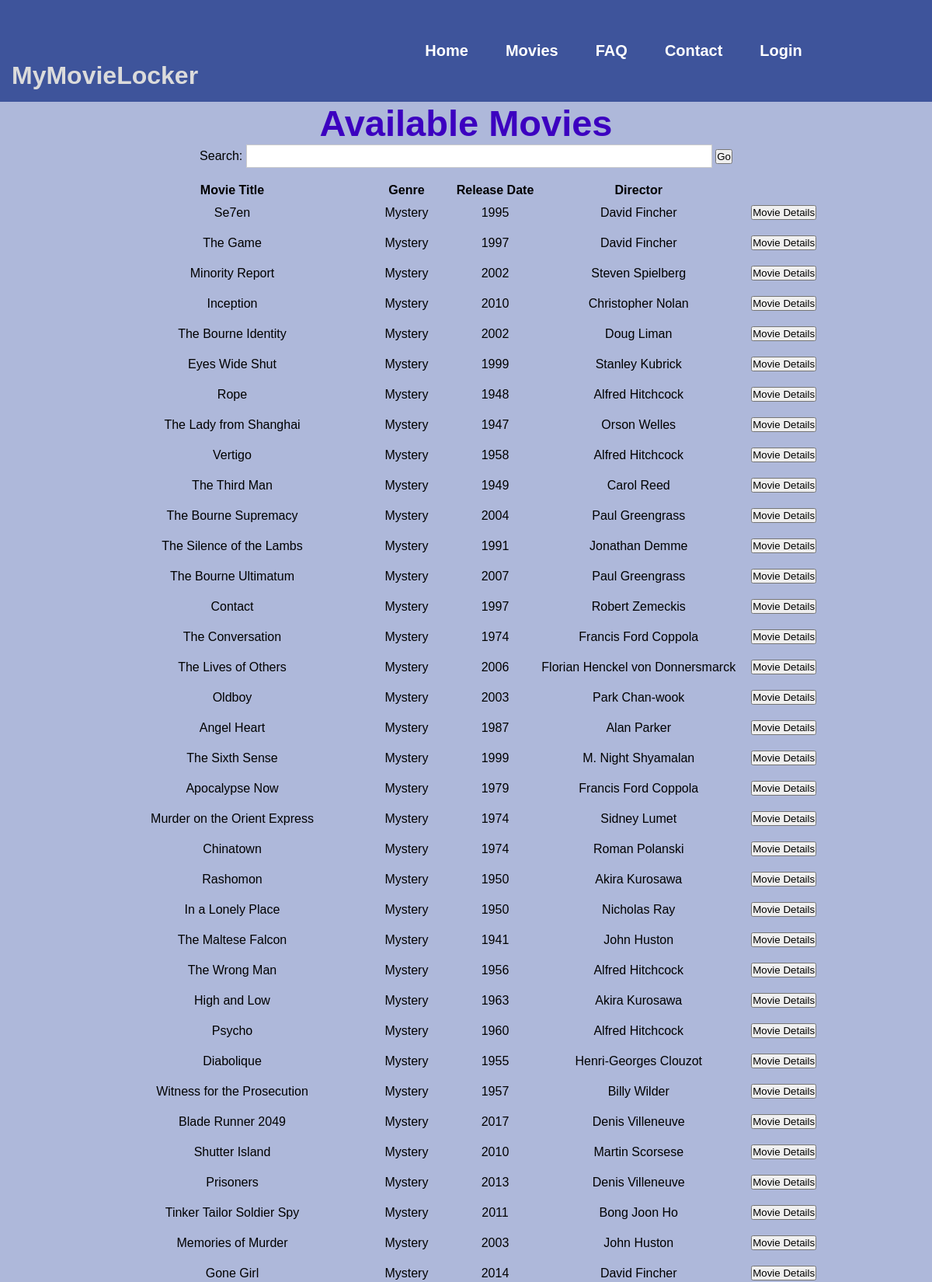
Screenshot of /b_movies.php (upper part) with the database file from the repository.
### tables this page shows
CREATE TABLE `tbl_movies` (
  `movie key` int(11) NOT NULL,
  `name` mediumtext NOT NULL,
  `description` longtext NOT NULL,
  `release date` year(4) NOT NULL,
  `director` text NOT NULL,
  `genre` int(11) NOT NULL
);

CREATE TABLE `tbl_genres` (
  `id` int(11) NOT NULL,
  `name` varchar(20) NOT NULL,
  `description` text NOT NULL,
  `date` timestamp NOT NULL DEFAULT current_timestamp() ON UPDATE current_timestamp()
);

### b_movies.php (the view, shortened to what this page needs)
<?php
$conn = OpenCon();
$searchTerm = isset($_GET['search']) ? $_GET['search'] : '';
$sql = "SELECT tbl_movies.`movie key` as id, tbl_movies.name, director, tbl_genres.name as genre, `release date`
        FROM tbl_movies INNER JOIN tbl_genres ON tbl_genres.id = tbl_movies.genre
        WHERE tbl_movies.name LIKE '%$searchTerm%' OR director LIKE '%$searchTerm%' OR tbl_genres.name LIKE '%$searchTerm%'";
$result = mysqli_query($conn, $sql);
?>
<!DOCTYPE html>
<html>
<head>
  <?php include_once 'incFiles/header.php'; ?>
</head>
<body>
  <header>
    <?php include_once 'incFiles/b_navigation.php'; ?>
  </header>
  <main>
    <h1>Available Movies</h1>
    <form action="movies.php" method="get">
      <label for="search">Search:</label>
      <input type="text" id="search" name="search">
      <button type="submit">Go</button>
    </form>
    <form action="addmovie2locker.php" method="post">
      <?php
      if (mysqli_num_rows($result) > 0) {
        echo "<table><tr><th>Movie Title</th><th>Genre</th><th>Release Date</th><th>Director</th><th></th><th></th></tr>";
        while ($row = mysqli_fetch_assoc($result)) {
          echo "<tr><td>" . $row["name"] . "</td><td>" .
            $row["genre"] . "</td><td>" . $row["release date"] . "</td><td>" .
            $row["director"] . "</td><td><button type=\"submit\" class=\"btn btn-primary\" value=\"" . $row["id"] . "\" name=\"viewmoviedetails\">Movie Details</button></td></tr>";
        }
        echo "</table>";
      } else {
        echo "No results found.";
      }
      ?>
    </form>
  </main>
</body>
</html>

### incFiles/header.php (shortened to what this page needs)
<link rel="stylesheet" type="text/css" href="style.css">
<link rel="stylesheet" type="text/css" href="login_stylesheet.css">

### incFiles/b_navigation.php
<nav class="navbar">
			<a href="index.php">
				<div class="logo">MyMovieLocker</div>
			</a>
    <ul class="nav-links">
    <div class="menu">
        <li><a href="index.php">Home</a></li>
        <li><a href="b_movies.php">Movies</a></li>
        <li><a href="b_FAQ.php">FAQ</a></li>
        <li><a href="b_contact.php">Contact</a></li>
        <li><a href="login.php">Login</a></li>
    </div>
 </nav>

### style.css (style rules this page uses)
* { margin: 0%; padding: 0%; font-family: "Poppins", sans-serif; box-sizing: border-box; }
h1, h2 { color: rgb(34, 34, 34); font-size: 47px; font-weight: bold; display: block; margin-left: auto; margin-right: auto; width: 50%; text-align: center; }
ul { color: #414141; font-size: 30px; display: block; width: 50%; text-align: center; margin-left: auto; margin-right: auto; }
li { text-align: left; font-weight: bold; }
a { text-decoration: none; }
li { list-style: none; }
body { background-color: rgb(174, 184, 218); }
.navbar { display: flex; padding: 15px; align-items: flex-end; background-color: rgb(62, 84, 155); color: #fff; }
.nav-links a { color: #fff; }
.logo { font-size: 32px; font-weight: bold; color: rgb(219, 219, 219) }
.menu { display: flex; justify-content: flex-end; gap: 1em; font-size: 20px; }
.menu li { padding: 5px 14px; }

### login_stylesheet.css (style rules this page uses)
* { margin: 0%; padding: 0%; font-family: "Poppins", sans-serif; box-sizing: border-box; }
h1 { color: #3c00c0; }
input { width: 87%; background-color: transparent; border: 0; outline: 0; padding: 18px 15px; }

### b_movies.php (style rules this page uses)
main { text-align: center; }
#search { background-color: white; border: 1px solid #ccc; padding: 5px; width: 50%; font-size: 16px; text-align: center; margin-left: auto; margin-right: auto; }
table { border-collapse: collapse; margin-top: 20px; margin-bottom: 20px; margin-left: auto; margin-right: auto; text-align: center; }
td { padding: 10px; }

### rows the page displays
tbl_movies: name "Se7en", genre.name "Mystery", release date "1995", director "David Fincher", $row["id"] 1 (drawn)
tbl_movies: name "The Game", genre.name "Mystery", release date "1997", director "David Fincher", $row["id"] 2 (drawn)
tbl_movies: name "Minority Report", genre.name "Mystery", release date "2002", director "Steven Spielberg", $row["id"] 3 (drawn)
tbl_movies: name "Inception", genre.name "Mystery", release date "2010", director "Christopher Nolan", $row["id"] 4 (drawn)
tbl_movies: name "The Bourne Identity", genre.name "Mystery", release date "2002", director "Doug Liman", $row["id"] 5 (drawn)
tbl_movies: name "Eyes Wide Shut", genre.name "Mystery", release date "1999", director "Stanley Kubrick", $row["id"] 6 (drawn)
tbl_movies: name "Rope", genre.name "Mystery", release date "1948", director "Alfred Hitchcock", $row["id"] 7 (drawn)
tbl_movies: name "The Lady from Shanghai", genre.name "Mystery", release date "1947", director "Orson Welles", $row["id"] 8 (drawn)
tbl_movies: name "Vertigo", genre.name "Mystery", release date "1958", director "Alfred Hitchcock", $row["id"] 9 (drawn)
tbl_movies: name "The Third Man", genre.name "Mystery", release date "1949", director "Carol Reed", $row["id"] 10 (drawn)
tbl_movies: name "The Bourne Supremacy", genre.name "Mystery", release date "2004", director "Paul Greengrass", $row["id"] 11 (drawn)
tbl_movies: name "The Silence of the Lambs", genre.name "Mystery", release date "1991", director "Jonathan Demme", $row["id"] 12 (drawn)
tbl_movies: name "The Bourne Ultimatum", genre.name "Mystery", release date "2007", director "Paul Greengrass", $row["id"] 13 (drawn)
tbl_movies: name "Contact", genre.name "Mystery", release date "1997", director "Robert Zemeckis", $row["id"] 14 (drawn)
tbl_movies: name "The Conversation", genre.name "Mystery", release date "1974", director "Francis Ford Coppola", $row["id"] 15 (drawn)
tbl_movies: name "The Lives of Others", genre.name "Mystery", release date "2006", director "Florian Henckel von Donnersmarck", $row["id"] 16 (drawn)
tbl_movies: name "Oldboy", genre.name "Mystery", release date "2003", director "Park Chan-wook", $row["id"] 17 (drawn)
tbl_movies: name "Angel Heart", genre.name "Mystery", release date "1987", director "Alan Parker", $row["id"] 18 (drawn)
tbl_movies: name "The Sixth Sense", genre.name "Mystery", release date "1999", director "M. Night Shyamalan", $row["id"] 19 (drawn)
tbl_movies: name "Apocalypse Now", genre.name "Mystery", release date "1979", director "Francis Ford Coppola", $row["id"] 20 (drawn)
tbl_movies: name "Murder on the Orient Express", genre.name "Mystery", release date "1974", director "Sidney Lumet", $row["id"] 21 (drawn)
tbl_movies: name "Chinatown", genre.name "Mystery", release date "1974", director "Roman Polanski", $row["id"] 22 (drawn)
tbl_movies: name "Rashomon", genre.name "Mystery", release date "1950", director "Akira Kurosawa", $row["id"] 23 (drawn)
tbl_movies: name "In a Lonely Place", genre.name "Mystery", release date "1950", director "Nicholas Ray", $row["id"] 24 (drawn)
tbl_movies: name "The Maltese Falcon", genre.name "Mystery", release date "1941", director "John Huston", $row["id"] 25 (drawn)
tbl_movies: name "The Wrong Man", genre.name "Mystery", release date "1956", director "Alfred Hitchcock", $row["id"] 26 (drawn)
tbl_movies: name "High and Low", genre.name "Mystery", release date "1963", director "Akira Kurosawa", $row["id"] 27 (drawn)
tbl_movies: name "Psycho", genre.name "Mystery", release date "1960", director "Alfred Hitchcock", $row["id"] 28 (drawn)
tbl_movies: name "Diabolique", genre.name "Mystery", release date "1955", director "Henri-Georges Clouzot", $row["id"] 29 (drawn)
tbl_movies: name "Witness for the Prosecution", genre.name "Mystery", release date "1957", director "Billy Wilder", $row["id"] 30 (drawn)
tbl_movies: name "Blade Runner 2049", genre.name "Mystery", release date "2017", director "Denis Villeneuve", $row["id"] 31 (drawn)
tbl_movies: name "Shutter Island", genre.name "Mystery", release date "2010", director "Martin Scorsese", $row["id"] 32 (drawn)
tbl_movies: name "Prisoners", genre.name "Mystery", release date "2013", director "Denis Villeneuve", $row["id"] 33 (drawn)
tbl_movies: name "Tinker Tailor Soldier Spy", genre.name "Mystery", release date "2011", director "Bong Joon Ho", $row["id"] 34 (drawn)
tbl_movies: name "Memories of Murder", genre.name "Mystery", release date "2003", director "John Huston", $row["id"] 35 (drawn)
tbl_movies: name "Gone Girl", genre.name "Mystery", release date "2014", director "David Fincher", $row["id"] 36 (drawn)
